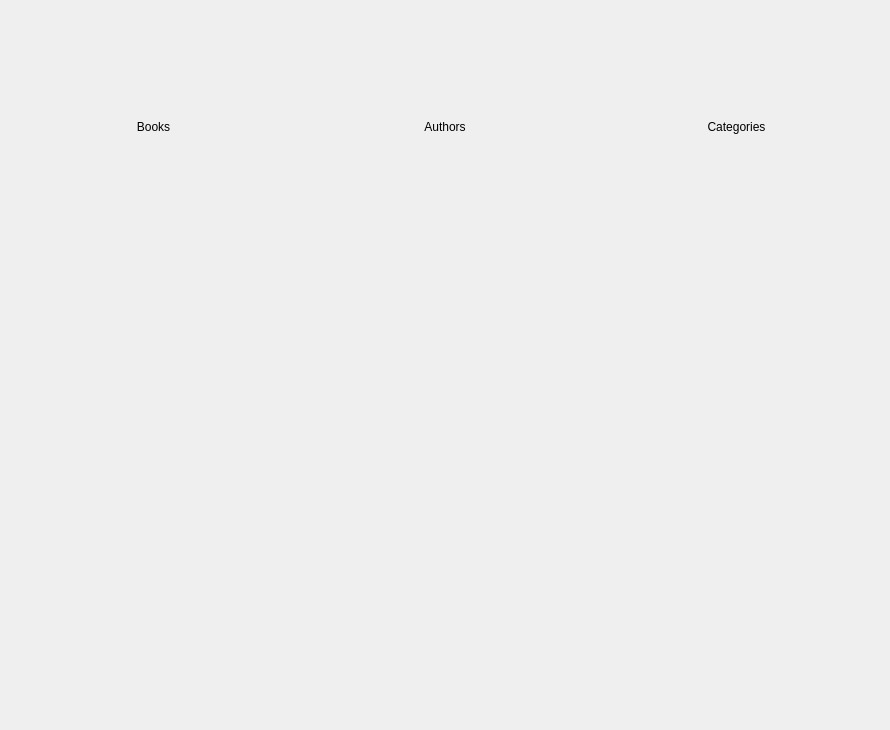
<?xml version="1.0" encoding="UTF-8"?>
<ui version="4.0">
 <class>statistics_window</class>
 <widget class="QWidget" name="statistics_window">
  <property name="geometry">
   <rect>
    <x>0</x>
    <y>0</y>
    <width>890</width>
    <height>730</height>
   </rect>
  </property>
  <property name="windowTitle">
   <string>Form</string>
  </property>
  <layout class="QVBoxLayout" name="verticalLayout">
   <item>
    <layout class="QGridLayout" name="gridLayout">
     <item row="0" column="1">
      <widget class="QLabel" name="authors_label">
       <property name="text">
        <string>Authors</string>
       </property>
       <property name="alignment">
        <set>Qt::AlignCenter</set>
       </property>
      </widget>
     </item>
     <item row="0" column="0">
      <widget class="QLabel" name="books_label">
       <property name="text">
        <string>Books</string>
       </property>
       <property name="alignment">
        <set>Qt::AlignCenter</set>
       </property>
      </widget>
     </item>
     <item row="1" column="1">
      <widget class="QLabel" name="authors_counter_label">
       <property name="text">
        <string/>
       </property>
       <property name="alignment">
        <set>Qt::AlignCenter</set>
       </property>
      </widget>
     </item>
     <item row="1" column="2">
      <widget class="QLabel" name="categories_counter_label">
       <property name="text">
        <string/>
       </property>
       <property name="alignment">
        <set>Qt::AlignCenter</set>
       </property>
      </widget>
     </item>
     <item row="0" column="2">
      <widget class="QLabel" name="categories_labes">
       <property name="text">
        <string>Categories</string>
       </property>
       <property name="alignment">
        <set>Qt::AlignCenter</set>
       </property>
      </widget>
     </item>
     <item row="1" column="0">
      <widget class="QLabel" name="books_counter_label">
       <property name="text">
        <string/>
       </property>
       <property name="alignment">
        <set>Qt::AlignCenter</set>
       </property>
      </widget>
     </item>
     <item row="2" column="0" colspan="3">
      <layout class="QHBoxLayout" name="horizontalLayout">
       <item>
        <widget class="QWidget" name="pieChart_container" native="true"/>
       </item>
      </layout>
     </item>
    </layout>
   </item>
  </layout>
 </widget>
 <resources/>
 <connections/>
</ui>
